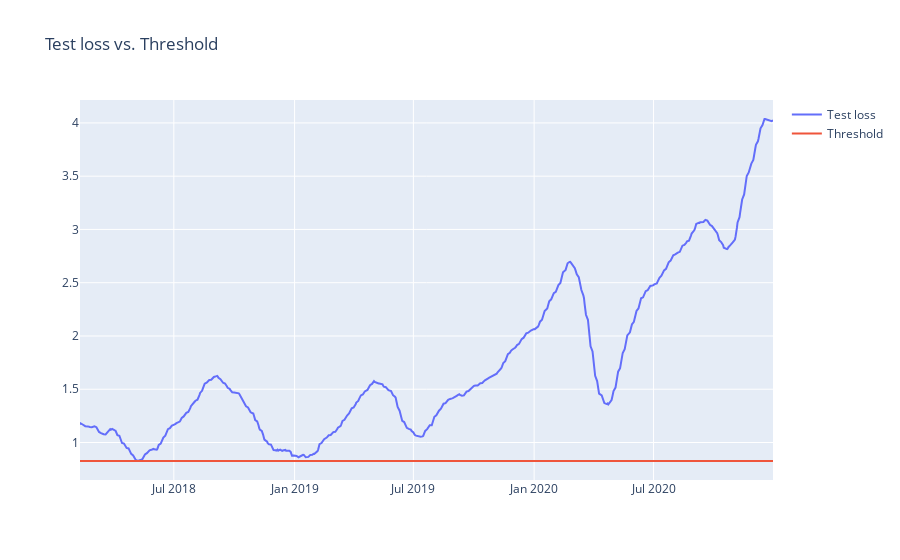

The cell this chart's notebook holds for it:
### Code cell
fig = go.Figure()
fig.add_trace(go.Scatter(x=anomaly_df['Date'], y=anomaly_df['loss'], name='Test loss'))
fig.add_trace(go.Scatter(x=anomaly_df['Date'], y=anomaly_df['threshold'], name='Threshold'))
fig.update_layout(showlegend=True, title='Test loss vs. Threshold')
fig.show()

### Figure 1 — Plotly figure (JSON) as saved in the notebook; plotly's stock layout.template omitted (floating-point values rounded to 4 significant figures; data arrays with more than 128 entries replaced by an {"elided": "..."} marker saying what was removed)
{"data": [{"name": "Test loss", "type": "scatter", "x": {"elided": "729 str values"}, "y": {"elided": "729 float values"}}, {"name": "Threshold", "type": "scatter", "x": {"elided": "729 str values"}, "y": {"elided": "729 float values"}}], "layout": {"showlegend": true, "title": {"text": "Test loss vs. Threshold"}}}
